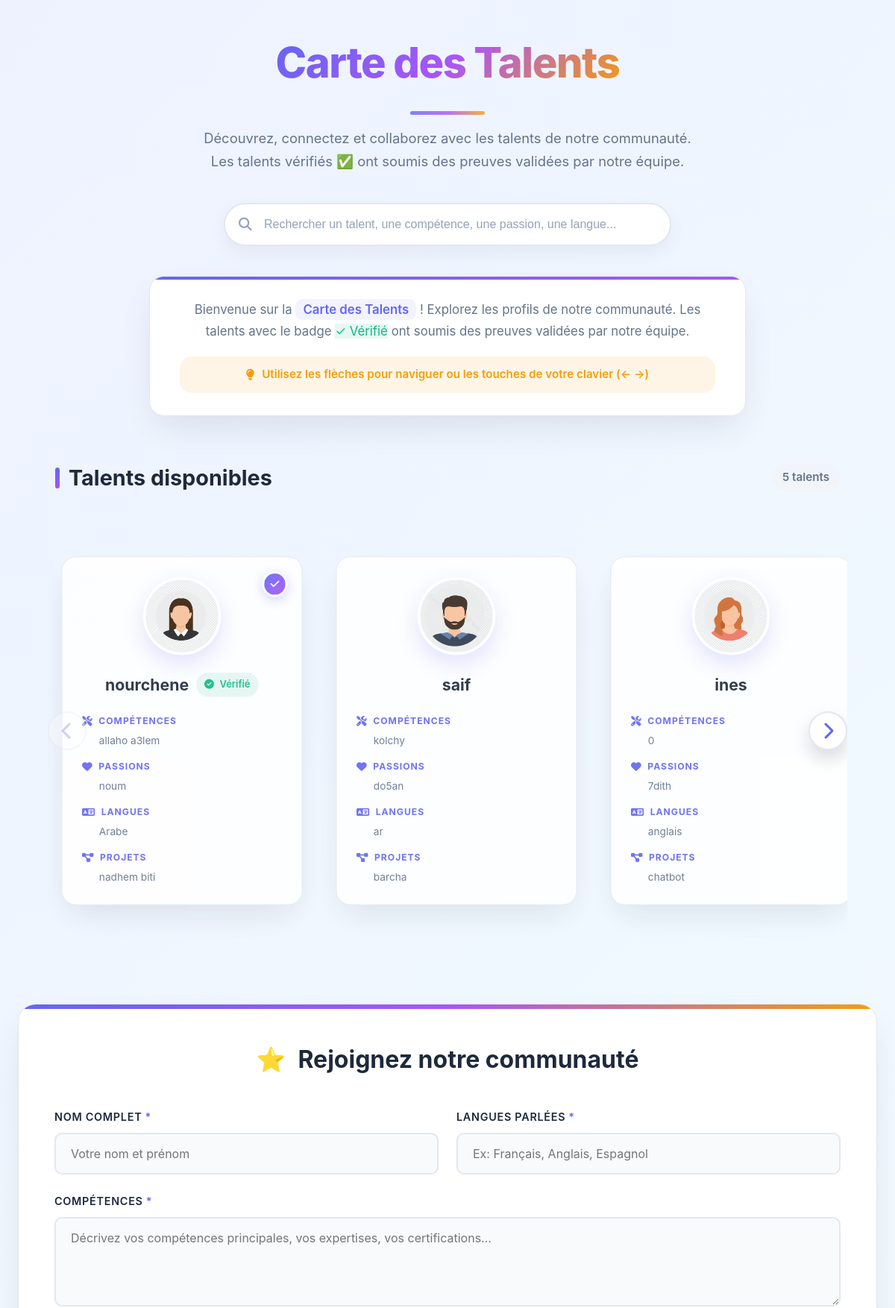
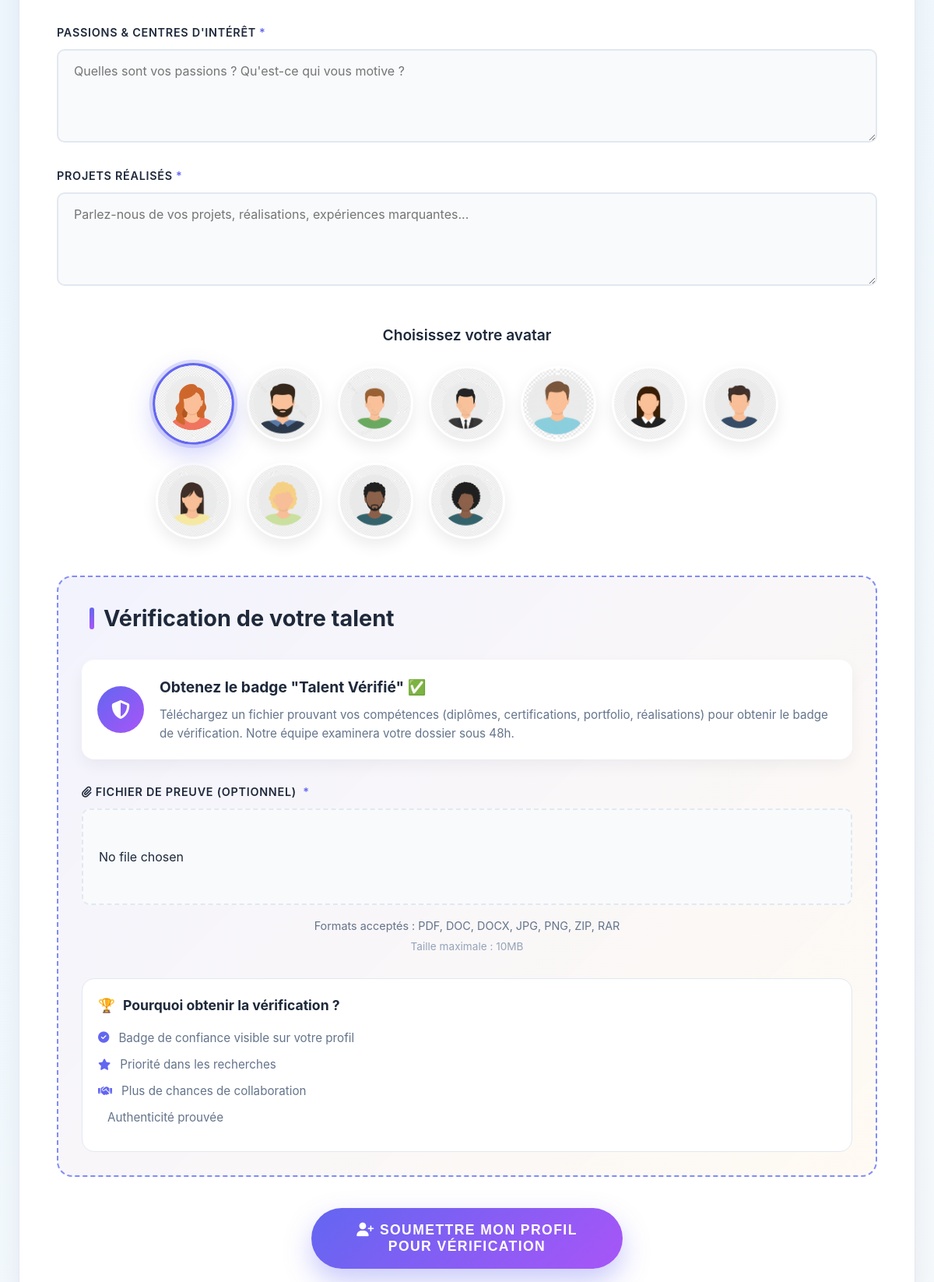
The page / (upper part) on the database its author committed (2 pictures, top to bottom).
### talents/models.py (models this page shows, shortened)
class Profile(models.Model):
    VERIFICATION_STATUS = [
        ('pending', 'En attente'),
        ('approved', 'Approuvé'),
        ('rejected', 'Rejeté'),
    ]
    name = models.CharField("Nom", max_length=150, default="Anonyme")
    skills = models.TextField("Compétences", blank=True)
    passions = models.TextField("Passions", blank=True)
    languages = models.CharField("Langues", max_length=200, blank=True)
    projects = models.TextField("Projets réalisés", blank=True)
    avatar = models.ImageField(upload_to='avatars/', blank=True, null=True)
    avatar_preset = models.PositiveSmallIntegerField(
        default=1,
        help_text="Numéro d'avatar prédéfini (1-11)"
    )
    proof_file = models.FileField(
        "Fichier de preuve",
        upload_to='proofs/',
        blank=True,
        null=True,
        validators=[FileExtensionValidator(
            allowed_extensions=['pdf', 'doc', 'docx', 'jpg', 'jpeg', 'png', 'zip', 'rar']
        )],
        help_text="Téléchargez un fichier prouvant vos talents (PDF, images, documents, archives)"
    )
    verification_status = models.CharField(
        "Statut de vérification",
        max_length=20,
        choices=VERIFICATION_STATUS,
        default='pending'
    )
    admin_comment = models.TextField("Commentaire de l'admin", blank=True)
    created_at = models.DateTimeField(auto_now_add=True)
    verified_at = models.DateTimeField(null=True, blank=True)
    def get_avatar_url(self):
        if self.avatar and hasattr(self.avatar, 'url'):
            return self.avatar.url
        preset_number = self.avatar_preset or 1
        preset_number = max(1, min(preset_number, 11))
        return f'/static/talents/avatars/{preset_number}.png'
    @property
    def is_verified(self):
        return self.verification_status == 'approved'

### talents/views.py (the view, shortened to what this page needs)
# urls.py: path('', views.talent_list, name='talent_list'),
def talent_list(request):
    query = request.GET.get("q", "")
    profiles = Profile.objects.all().order_by("-created_at")
    if request.method == "POST":
        profile_form = ProfileForm(request.POST, request.FILES)
        if profile_form.is_valid():
            profile = profile_form.save(commit=False)
            selected_preset = request.POST.get("avatar_preset")
            if selected_preset:
                try:
                    profile.avatar_preset = int(selected_preset)
                except (ValueError, TypeError):
                    profile.avatar_preset = 1
            else:
                profile.avatar_preset = 1
            profile.verification_status = 'pending'
            profile.save()
            return redirect(f"{request.path}?success=1")
    else:
        profile_form = ProfileForm()
    return render(
        request,
        "talents/talent_list.html",
        {
            "profiles": profiles,
            "query": query,
            "profile_form": profile_form,
        },
    )

### talents/templates/talents/talent_list.html (shortened to what this page needs)
<!DOCTYPE html>
<html lang="fr">
{% load static %}
<head>
    <link rel="stylesheet" href="https://cdnjs.cloudflare.com/ajax/libs/font-awesome/6.4.0/css/all.min.css">
</head>
<body>
    <div class="container">
        <header>
            <h1><span class="title-gradient">Carte des Talents</span></h1>
            <div class="subtitle">
                Découvrez, connectez et collaborez avec les talents de notre communauté.
                Les talents vérifiés ✅ ont soumis des preuves validées par notre équipe.
            </div>
        </header>
        <div class="search-container">
            <div class="search-box">
                <i class="fas fa-search search-icon"></i>
                <input type="text" id="searchInput" class="search-input"
                       placeholder="Rechercher un talent, une compétence, une passion, une langue..."
                       value="{{ query }}">
            </div>
        </div>
        <div class="intro-section">
            <p class="intro-text">
                Bienvenue sur la <span class="intro-highlight">Carte des Talents</span> !
                Explorez les profils de notre communauté.
                Les talents avec le badge <span class="status-approved">✓ Vérifié</span>
                ont soumis des preuves validées par notre équipe.
            </p>
            <div class="intro-tip">
                <i class="fas fa-lightbulb"></i>
                <span>Utilisez les flèches pour naviguer ou les touches de votre clavier (← →)</span>
            </div>
        </div>
        <div class="carousel-section">
            <div class="section-header">
                <div class="section-title">Talents disponibles</div>
                <div class="talent-count" id="talent-count">Chargement...</div>
            </div>
            <div class="carousel-container">
                <button id="arrow-left" class="carousel-arrow left" aria-label="Précédent">
                    <i class="fas fa-chevron-left"></i>
                </button>
                <div class="carousel-track">
                    {% if profiles %}
                        {% for profile in profiles %}
                            <div class="talent-card talent-hover-card" tabindex="0">
                                {% if profile.is_verified %}
                                    <div class="verified-badge-large" title="Talent vérifié">
                                        <i class="fas fa-check"></i>
                                    </div>
                                {% endif %}
                                <div class="talent-avatar-container">
                                    <div class="talent-avatar-circle">
                                        <img src="{{ profile.get_avatar_url }}"
                                             alt="{{ profile.name }}" class="talent-avatar-img">
                                    </div>
                                </div>
                                <div class="talent-info">
                                    <div class="talent-name">
                                        {{ profile.name }}
                                        {% if profile.is_verified %}
                                            <span class="verification-status status-approved">
                                                <i class="fas fa-check-circle"></i> Vérifié
                                            </span>
                                        {% endif %}
                                    </div>
                                </div>
                                <div class="talent-details">
                                    {% if profile.skills %}
                                        <div class="detail-item">
                                            <div class="detail-label">
                                                <i class="fas fa-tools"></i>
                                                <span>COMPÉTENCES</span>
                                            </div>
                                            <div class="detail-content">
                                                {{ profile.skills|truncatewords:12 }}
                                            </div>
                                        </div>
                                    {% endif %}
                                    {% if profile.passions %}
                                        <div class="detail-item">
                                            <div class="detail-label">
                                                <i class="fas fa-heart"></i>
                                                <span>PASSIONS</span>
                                            </div>
                                            <div class="detail-content">
                                                {{ profile.passions|truncatewords:10 }}
                                            </div>
                                        </div>
                                    {% endif %}
                                    {% if profile.languages %}
                                        <div class="detail-item">
                                            <div class="detail-label">
                                                <i class="fas fa-language"></i>
                                                <span>LANGUES</span>
                                            </div>
                                            <div class="detail-content">
                                                {{ profile.languages }}
                                            </div>
                                        </div>
                                    {% endif %}
                                    {% if profile.projects %}
                                        <div class="detail-item">
                                            <div class="detail-label">
                                                <i class="fas fa-project-diagram"></i>
                                                <span>PROJETS</span>
                                            </div>
                                            <div class="detail-content">
                                                {{ profile.projects|truncatewords:10 }}
                                            </div>
                                        </div>
                                    {% endif %}
                                </div>
                            </div>
                        {% endfor %}
                    {% endif %}
                </div>
                <button id="arrow-right" class="carousel-arrow right" aria-label="Suivant">
                    <i class="fas fa-chevron-right"></i>
                </button>
            </div>
        </div>
        <div class="form-section">
            <h3 class="form-title">Rejoignez notre communauté</h3>
            <form method="post" enctype="multipart/form-data" id="talent-form">
                <div class="form-grid">
                    <div class="form-group">
                        <label class="form-label" for="id_name">Nom complet</label>
                        <input type="text" name="name" id="id_name" class="form-input"
                               placeholder="Votre nom et prénom"
                               required>
                    </div>
                    <div class="form-group">
                        <label class="form-label" for="id_languages">Langues parlées</label>
                        <input type="text" name="languages" id="id_languages" class="form-input"
                               placeholder="Ex: Français, Anglais, Espagnol">
                    </div>
                    <div class="form-group full-width">
                        <label class="form-label" for="id_skills">Compétences</label>
                        <textarea name="skills" id="id_skills" class="form-textarea"
                                  rows="3"
                                  placeholder="Décrivez vos compétences principales, vos expertises, vos certifications..."
                                  required></textarea>
                    </div>
                    <div class="form-group full-width">
                        <label class="form-label" for="id_passions">Passions & centres d'intérêt</label>
                        <textarea name="passions" id="id_passions" class="form-textarea"
                                  rows="2"
                                  placeholder="Quelles sont vos passions ? Qu'est-ce qui vous motive ?"></textarea>
                    </div>
                    <div class="form-group full-width">
                        <label class="form-label" for="id_projects">Projets réalisés</label>
                        <textarea name="projects" id="id_projects" class="form-textarea"
                                  rows="3"
                                  placeholder="Parlez-nous de vos projets, réalisations, expériences marquantes..."></textarea>
                    </div>
                </div>
                <div class="avatar-section">
                    <div class="avatar-title">Choisissez votre avatar</div>
                    <div class="avatar-grid">
                        {% for i in "123456789ab"|make_list %}
                            {% with forloop.counter as preset_num %}
                            <label class="avatar-option" title="Avatar {{ preset_num }}">
                                <img src="{% static 'talents/avatars/' %}{{ preset_num }}.png"
                                     alt="Avatar prédéfini {{ preset_num }}" class="avatar-img">
                            </label>
                            {% endwith %}
                        {% endfor %}
                    </div>
                </div>
                <div class="proof-section">
                    <div class="section-header">
                        <div class="section-title">Vérification de votre talent</div>
                    </div>
                    <div class="proof-info">
                        <div class="proof-icon">
                            <i class="fas fa-shield-alt"></i>
                        </div>
                        <div class="proof-text">
                            <h4>Obtenez le badge "Talent Vérifié" ✅</h4>
                            <p>
                                Téléchargez un fichier prouvant vos compétences (diplômes, certifications,
                                portfolio, réalisations) pour obtenir le badge de vérification.
                                Notre équipe examinera votre dossier sous 48h.
                            </p>
                        </div>
                    </div>
                    <div class="form-group full-width">
                        <label class="form-label" for="id_proof_file">
                            <i class="fas fa-paperclip"></i>
                            Fichier de preuve (optionnel)
                        </label>
                        <div class="file-upload-container">
                            <input type="file" name="proof_file" id="id_proof_file"
                                   class="form-input file-input"
                                   accept=".pdf,.doc,.docx,.jpg,.jpeg,.png,.zip,.rar"
                                   onchange="previewFile(this)">
                            <div class="file-upload-info">
                                <p class="file-info-text">
                                    Formats acceptés : PDF, DOC, DOCX, JPG, PNG, ZIP, RAR
                                </p>
                                <p class="file-info-size">Taille maximale : 10MB</p>
                            </div>
                        </div>
                    </div>
                    <div class="verification-benefits">
                        <h5>Pourquoi obtenir la vérification ?</h5>
                        <ul>
                            <li><i class="fas fa-check-circle"></i> Badge de confiance visible sur votre profil</li>
                            <li><i class="fas fa-star"></i> Priorité dans les recherches</li>
                            <li><i class="fas fa-handshake"></i> Plus de chances de collaboration</li>
                            <li> Authenticité prouvée</li>
                        </ul>
                    </div>
                </div>
                <button type="submit" class="submit-btn">
                    <i class="fas fa-user-plus"></i> Soumettre mon profil pour vérification
                </button>
            </form>
        </div>
    </div>
</body>
</html>

### rows shown on the page
Profile: shows a picture, name "nourchene", verification_status "Vérifié", skills "allaho a3lem", passions "noum", languages "Arabe", projects "nadhem biti"
Profile: shows a picture, name "saif", skills "kolchy", passions "do5an", languages "ar", projects "barcha"
Profile: shows a picture, name "ines", skills "0", passions "7dith", languages "anglais", projects "chatbot"
